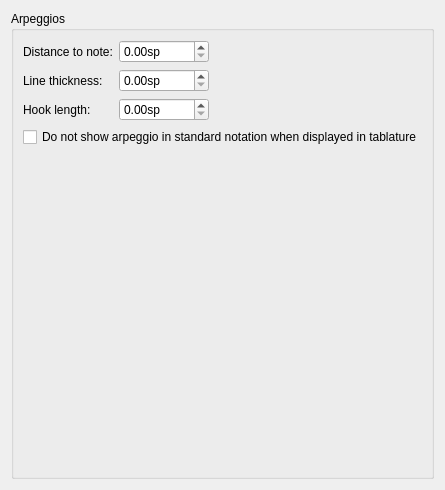
      <widget class="QWidget" name="PageArpeggios">
       <layout class="QVBoxLayout" name="verticalLayout_15">
        <property name="spacing">
         <number>0</number>
        </property>
        <item>
         <widget class="QGroupBox" name="groupBox_7">
          <property name="title">
           <string>Arpeggios</string>
          </property>
          <property name="flat">
           <bool>false</bool>
          </property>
          <layout class="QVBoxLayout" name="verticalLayout_16">
           <item>
            <layout class="QFormLayout" name="formLayout_7">
             <property name="fieldGrowthPolicy">
              <enum>QFormLayout::ExpandingFieldsGrow</enum>
             </property>
             <item row="0" column="0">
              <widget class="QLabel" name="label_26">
               <property name="text">
                <string>Distance to note:</string>
               </property>
               <property name="buddy">
                <cstring>arpeggioNoteDistance</cstring>
               </property>
              </widget>
             </item>
             <item row="0" column="1">
              <widget class="QDoubleSpinBox" name="arpeggioNoteDistance">
               <property name="suffix">
                <string>sp</string>
               </property>
               <property name="maximum">
                <double>99999.000000000000000</double>
               </property>
               <property name="singleStep">
                <double>0.200000000000000</double>
               </property>
              </widget>
             </item>
             <item row="1" column="0">
              <widget class="QLabel" name="label_27">
               <property name="text">
                <string>Line thickness:</string>
               </property>
               <property name="buddy">
                <cstring>arpeggioLineWidth</cstring>
               </property>
              </widget>
             </item>
             <item row="1" column="1">
              <widget class="QDoubleSpinBox" name="arpeggioLineWidth">
               <property name="suffix">
                <string>sp</string>
               </property>
               <property name="maximum">
                <double>99999.000000000000000</double>
               </property>
               <property name="singleStep">
                <double>0.010000000000000</double>
               </property>
              </widget>
             </item>
             <item row="2" column="0">
              <widget class="QLabel" name="label_28">
               <property name="text">
                <string>Hook length:</string>
               </property>
               <property name="buddy">
                <cstring>arpeggioHookLen</cstring>
               </property>
              </widget>
             </item>
             <item row="2" column="1">
              <widget class="QDoubleSpinBox" name="arpeggioHookLen">
               <property name="suffix">
                <string>sp</string>
               </property>
               <property name="maximum">
                <double>99999.000000000000000</double>
               </property>
               <property name="singleStep">
                <double>0.100000000000000</double>
               </property>
              </widget>
             </item>
             <item row="3" column="0" colspan="2">
              <widget class="QCheckBox" name="arpeggioHiddenInStdIfTab">
               <property name="text">
                <string>Do not show arpeggio in standard notation when displayed in tablature</string>
               </property>
              </widget>
             </item>
            </layout>
           </item>
           <item>
            <spacer name="verticalSpacer_8">
             <property name="orientation">
              <enum>Qt::Vertical</enum>
             </property>
             <property name="sizeHint" stdset="0">
              <size>
               <width>20</width>
               <height>320</height>
              </size>
             </property>
            </spacer>
           </item>
          </layout>
         </widget>
        </item>
       </layout>
      </widget>
